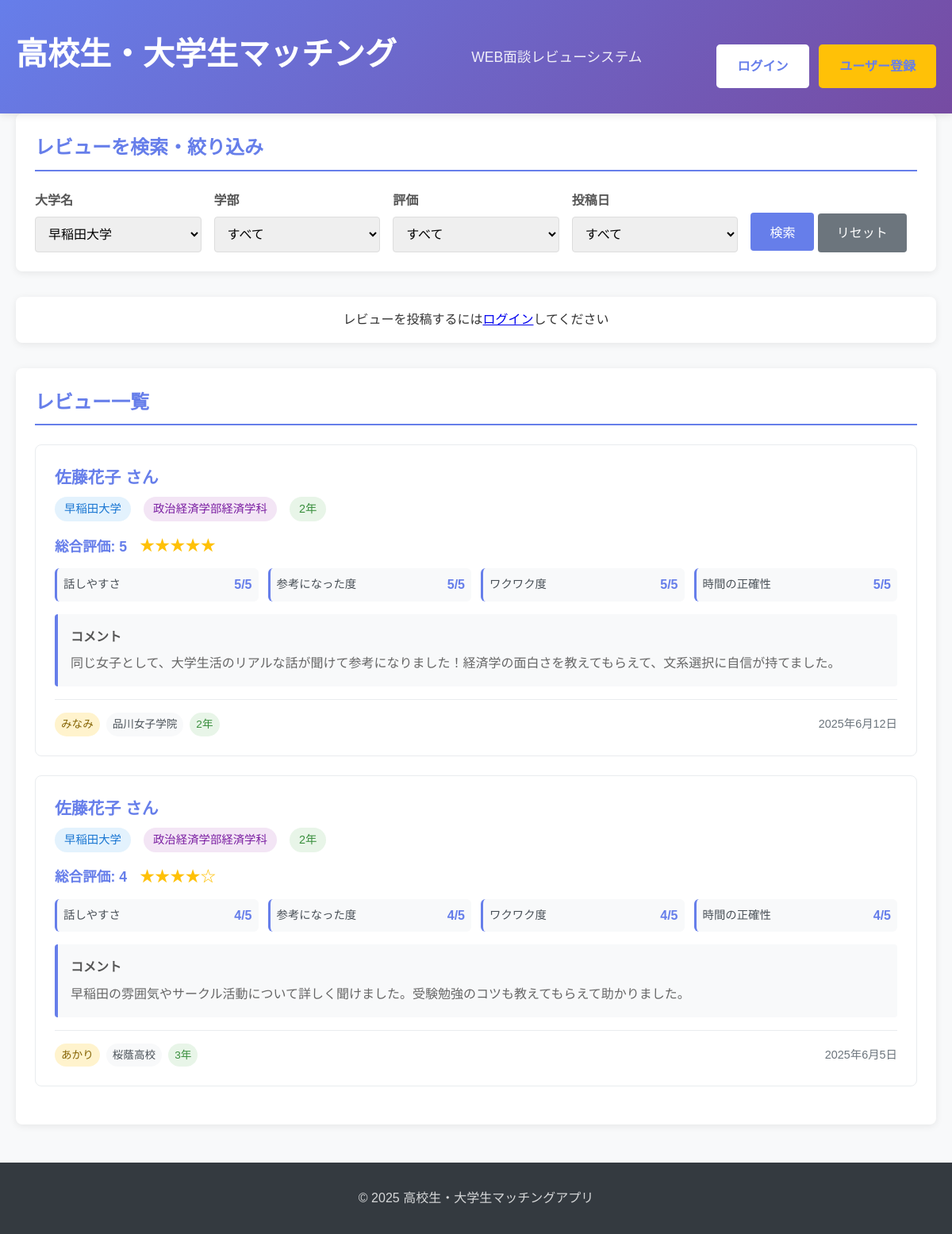
The page /index.php?university=早稲田大学 on the database its author committed.
### tables this page shows
CREATE TABLE reviews (
    id INT AUTO_INCREMENT PRIMARY KEY COMMENT 'レビューID',
    student_id INT NOT NULL COMMENT '大学生ID',
    reviewer_nickname VARCHAR(50) DEFAULT NULL COMMENT '投稿者ニックネーム',
    reviewer_school VARCHAR(100) NOT NULL COMMENT '投稿者高校名',
    reviewer_grade INT NOT NULL COMMENT '投稿者学年（1-3）',
    friendliness INT NOT NULL COMMENT '話しやすさ（1-5）',
    helpfulness INT NOT NULL COMMENT '参考になった度（1-5）',
    excitement INT NOT NULL COMMENT 'ワクワク度（1-5）',
    punctuality INT NOT NULL COMMENT '時間の正確性（1-5）',
    comment TEXT DEFAULT NULL COMMENT 'コメント',
    review_date DATE NOT NULL COMMENT 'レビュー日',
    created_at TIMESTAMP DEFAULT CURRENT_TIMESTAMP COMMENT '投稿日時',
    updated_at TIMESTAMP DEFAULT CURRENT_TIMESTAMP ON UPDATE CURRENT_TIMESTAMP COMMENT '更新日時',
    FOREIGN KEY (student_id) REFERENCES students(id) ON DELETE CASCADE,
    INDEX idx_student_id (student_id),
    INDEX idx_review_date (review_date),
    INDEX idx_created_at (created_at),
    CHECK (friendliness BETWEEN 1 AND 5),
    CHECK (helpfulness BETWEEN 1 AND 5),
    CHECK (excitement BETWEEN 1 AND 5),
    CHECK (punctuality BETWEEN 1 AND 5),
    CHECK (reviewer_grade BETWEEN 1 AND 3)
);

CREATE TABLE students (
    id INT AUTO_INCREMENT PRIMARY KEY COMMENT '大学生ID',
    name VARCHAR(100) NOT NULL COMMENT '氏名',
    university VARCHAR(100) NOT NULL COMMENT '大学名',
    department VARCHAR(100) NOT NULL COMMENT '学部・学科',
    grade INT NOT NULL COMMENT '学年（1-4, 5=院生）',
    created_at TIMESTAMP DEFAULT CURRENT_TIMESTAMP COMMENT '登録日時',
    INDEX idx_university (university),
    INDEX idx_department (department)
);

### index.php (the view, shortened to what this page needs)
<!DOCTYPE html>
<html lang="ja">
<head>
    <link rel="stylesheet" href="css/style.css?v=<?= time() ?>">
</head>
<body>
    <header>
        <div class="container">
            <h1>高校生・大学生マッチング</h1>
            <p class="subtitle">WEB面談レビューシステム</p>
            <div class="header-auth">
                <?php if (isset($_SESSION['user_id'])): ?>
                    <div class="user-info">
                        ようこそ、<?= htmlspecialchars($_SESSION['user_name']) ?>さん
                        <?php if ($_SESSION['kanri_flg'] == 1): ?>
                            <span class="admin-badge">管理者</span>
                            <a href="user_list.php" class="btn-admin">ユーザー管理</a>
                        <?php endif; ?>
                        <a href="logout.php" class="btn-logout">ログアウト</a>
                    </div>
                <?php else: ?>
                    <div class="auth-links">
                        <a href="login.php" class="btn-login">ログイン</a>
                        <a href="register.php" class="btn-register">ユーザー登録</a>
                    </div>
                <?php endif; ?>
            </div>
        </div>
    </header>
    <main class="container">
        <section class="search-section">
            <h2>レビューを検索・絞り込み</h2>
            <form method="GET" action="index.php" class="search-form">
                <div class="search-row">
                    <div class="form-group">
                        <label for="university">大学名</label>
                        <select name="university" id="university">
                            <?php
                            require_once 'config/database.php';
                            try {
                                $pdo = getDBConnection();
                                $stmt = $pdo->query("SELECT DISTINCT university FROM students ORDER BY university");
                                while ($row = $stmt->fetch()) {
                                    $selected = (isset($_GET['university']) && $_GET['university'] === $row['university']) ? 'selected' : '';
                                    echo "<option value=\"{$row['university']}\" $selected>{$row['university']}</option>";
                                }
                            } catch (Exception $e) {
                            }
                            ?>
                        </select>
                    </div>
                    <div class="form-group">
                        <label for="department">学部</label>
                        <select name="department" id="department">
                            <option value="">すべて</option>
                        </select>
                    </div>
                    <div class="form-group">
                        <label for="rating">評価</label>
                        <select name="rating" id="rating">
                            <option value="">すべて</option>
                        </select>
                    </div>
                    <div class="form-group">
                        <label for="period">投稿日</label>
                        <select name="period" id="period">
                            <option value="">すべて</option>
                        </select>
                    </div>
                    <div class="form-group">
                        <button type="submit" class="btn-search">検索</button>
                        <a href="index.php" class="btn-reset">リセット</a>
                    </div>
                </div>
            </form>
        </section>
        <section class="action-section">
            <?php if (isset($_SESSION['user_id'])): ?>
                <a href="post_review.php" class="btn-post">新しいレビューを投稿</a>
                <a href="my_reviews.php" class="btn-my-reviews">マイレビュー管理</a>
                <?php if ($_SESSION['kanri_flg'] == 1): ?>
                    <a href="view_reviews_table.php" class="btn-table">全データ一覧確認</a>
                <?php endif; ?>
            <?php else: ?>
                <p class="login-prompt">レビューを投稿するには<a href="login.php">ログイン</a>してください</p>
            <?php endif; ?>
        </section>
        <section class="reviews-section">
            <h2>レビュー一覧</h2>
            <?php
            try {
                $where_conditions = [];
                $params = [];
                if (!empty($_GET['university'])) {
                    $where_conditions[] = "s.university = ?";
                    $params[] = $_GET['university'];
                }
                $where_clause = !empty($where_conditions) ? 'WHERE ' . implode(' AND ', $where_conditions) : '';
                $sql = "
                    SELECT
                        r.*,
                        s.name,
                        s.university,
                        s.department,
                        s.grade,
                        ((r.friendliness + r.helpfulness + r.excitement + r.punctuality) / 4.0) as avg_rating
                    FROM reviews r
                    JOIN students s ON r.student_id = s.id
                    $where_clause
                    ORDER BY r.created_at DESC
                ";
                $stmt = $pdo->prepare($sql);
                $stmt->execute($params);
                $reviews = $stmt->fetchAll();
                if (empty($reviews)) {
                    echo '<p class="no-results">該当するレビューが見つかりませんでした。</p>';
                } else {
                    foreach ($reviews as $review) {
                        $gradeText = $review['grade'] == 5 ? '院生' : $review['grade'] . '年';
                        $reviewerGradeText = $review['reviewer_grade'] . '年';
                        $reviewDate = date('Y年n月j日', strtotime($review['review_date']));
                        $avgRating = round($review['avg_rating'], 1);
                        echo '<div class="review-card">';
                        echo '<div class="review-header">';
                        echo "<h3>{$review['name']} さん</h3>";
                        echo "<div class=\"student-info\">";
                        echo "<span class=\"university\">{$review['university']}</span>";
                        echo "<span class=\"department\">{$review['department']}</span>";
                        echo "<span class=\"grade\">{$gradeText}</span>";
                        echo "</div>";
                        echo '</div>';
                        echo '<div class="review-ratings">';
                        echo '<div class="rating-summary">';
                        echo "<span class=\"avg-rating\">総合評価: {$avgRating}</span>";
                        echo '<div class="stars">' . str_repeat('★', floor($avgRating)) . str_repeat('☆', 5 - floor($avgRating)) . '</div>';
                        echo '</div>';
                        echo '<div class="rating-details">';
                        echo '<div class="rating-item">';
                        echo '<span class="rating-label">話しやすさ</span>';
                        echo '<span class="rating-value">' . $review['friendliness'] . '/5</span>';
                        echo '</div>';
                        echo '<div class="rating-item">';
                        echo '<span class="rating-label">参考になった度</span>';
                        echo '<span class="rating-value">' . $review['helpfulness'] . '/5</span>';
                        echo '</div>';
                        echo '<div class="rating-item">';
                        echo '<span class="rating-label">ワクワク度</span>';
                        echo '<span class="rating-value">' . $review['excitement'] . '/5</span>';
                        echo '</div>';
                        echo '<div class="rating-item">';
                        echo '<span class="rating-label">時間の正確性</span>';
                        echo '<span class="rating-value">' . $review['punctuality'] . '/5</span>';
                        echo '</div>';
                        echo '</div>';
                        echo '</div>';
                        if (!empty($review['comment'])) {
                            echo '<div class="review-comment">';
                            echo '<h4>コメント</h4>';
                            echo '<p>' . nl2br(htmlspecialchars($review['comment'])) . '</p>';
                            echo '</div>';
                        }
                        echo '<div class="review-footer">';
                        echo "<div class=\"reviewer-info\">";
                        if (!empty($review['reviewer_nickname'])) {
                            echo "<span class=\"nickname\">{$review['reviewer_nickname']}</span>";
                        } else {
                            echo "<span class=\"nickname\">匿名</span>";
                        }
                        echo "<span class=\"school\">{$review['reviewer_school']}</span>";
                        echo "<span class=\"grade\">{$reviewerGradeText}</span>";
                        echo "</div>";
                        echo "<div class=\"review-date\">{$reviewDate}</div>";
                        echo '</div>';
                        echo '</div>';
                    }
                }
            } catch (Exception $e) {
                echo '<p class="error">レビューの取得中にエラーが発生しました。</p>';
                error_log("レビュー取得エラー: " . $e->getMessage());
            }
            ?>
        </section>
    </main>
    <footer>
        <div class="container">
            <p>&copy; 2025 高校生・大学生マッチングアプリ</p>
        </div>
    </footer>
</body>
</html>

### rows shown on the page
reviews: student.name "佐藤花子", student.university "早稲田大学", student.department "政治経済学部経済学科", student.grade "2年", avgRating "5", avgRating "★★★★★", friendliness "5", helpfulness "5", excitement "5", punctuality "5", comment "同じ女子として、大学生活のリアルな話が聞けて参考になりました！経済学の面白さを教えてもらえて、文系選択に自信が持てました。", reviewer_nickname "みなみ", reviewer_school "品川女子学院", reviewer_grade "2年", review_date "2025年6月12日"
reviews: student.name "佐藤花子", student.university "早稲田大学", student.department "政治経済学部経済学科", student.grade "2年", avgRating "4", avgRating "★★★★", avgRating "☆", friendliness "4", helpfulness "4", excitement "4", punctuality "4", comment "早稲田の雰囲気やサークル活動について詳しく聞けました。受験勉強のコツも教えてもらえて助かりました。", reviewer_nickname "あかり", reviewer_school "桜蔭高校", reviewer_grade "3年", review_date "2025年6月5日"

### other values the page prints
form field university "早稲田大学"
